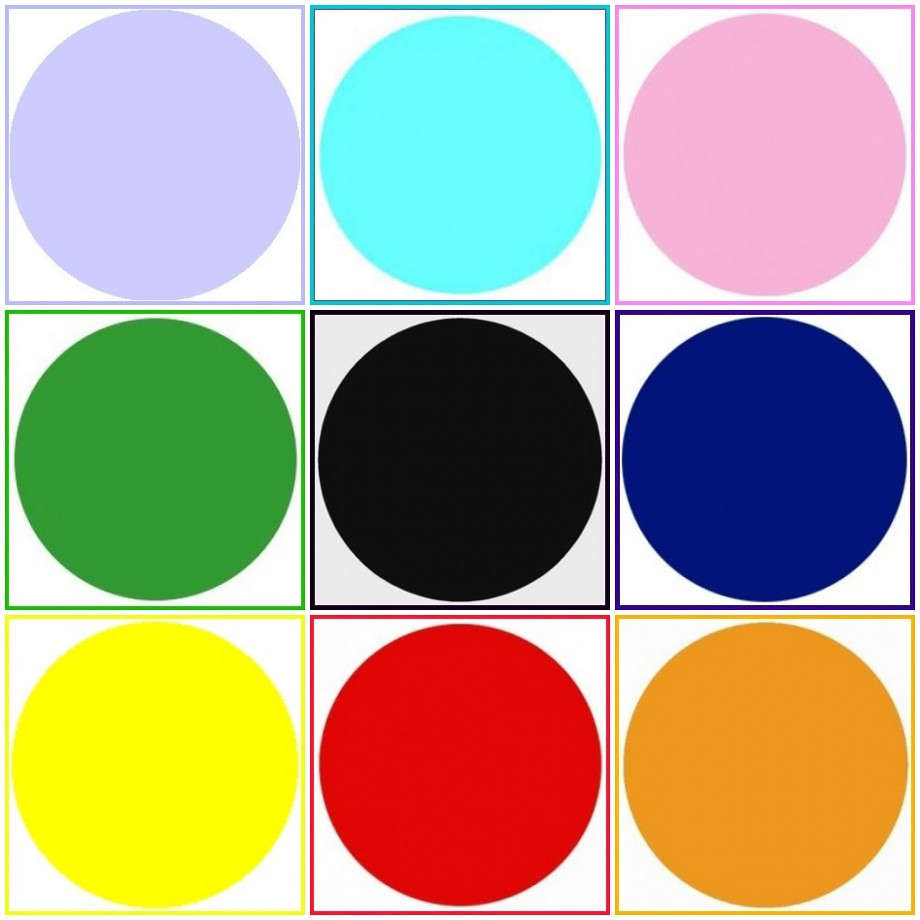
#> input picture images/circles.jpg, 920 x 920 px
$ python houghcircle.py
#> lines starting #> are read from the running program, lines starting #| are printed output that depends on the picture; after the words box and inside, x2 and y2 are one past the last pixel; in counts of white or black regions, pixels touching at a corner belong together
import numpy as np
import cv2 as cv

# read in image "circles.jpg" and convert to grayscale
cimg = cv.imread('../../images/circles.jpg')
#> cimg is the input picture: shape (920, 920, 3); mean B, G, R 144.2, 167.4, 175.1
img = cv.cvtColor(cimg, cv.COLOR_BGR2GRAY)
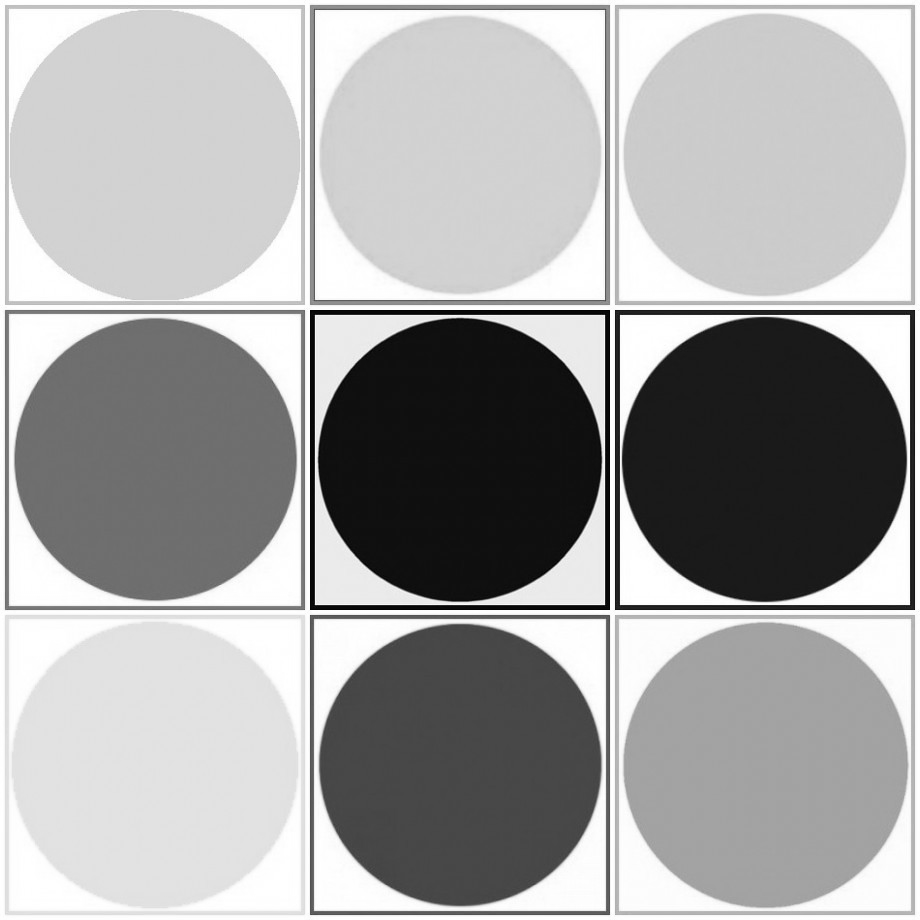
#> img: shape (920, 920); min 0, max 255, mean 167.2
img = cv.medianBlur(img, 5)

# find circles using Hough Transform. Radius and separation values found
# through trial and error
circles = cv.HoughCircles(img, cv.HOUGH_GRADIENT, 1, 200, param1=50, param2=30,
                          minRadius=100, maxRadius=200)
#> circles = [[459.5, 459.5, 141.9], [765.5, 764.5, 142.9], [154.5, 154.5, 146.2], [154.5, 764.5, 142.9], [763.5, 458.5, 142.1], [460.5, 764.5, 140.8], [763.5, 154.5, 141.2], [459.5, 154.5, 139.8], [153.5, 459.5, 139.8]]
circles = np.uint16(np.around(circles))
#> circles = [[460, 460, 142], [766, 764, 143], [154, 154, 146], [154, 764, 143], [764, 458, 142], [460, 764, 141], [764, 154, 141], [460, 154, 140], [154, 460, 140]]

# iterate though list of circles and put a green circle around them and a red
# dot at the center
for i in circles[0, :]:
    cv.circle(cimg, (i[0], i[1]), i[2], (0, 255, 0), 2)
    cv.circle(cimg, (i[0], i[1]), 2, (0, 0, 255), 3)

    # colors being weird
    b = cimg[int(i[0]), int(i[1]), 0]
    g = cimg[int(i[0]), int(i[1]), 1]
    r = cimg[int(i[0]), int(i[1]), 2]

    # print shit
    print('Center: (%d,%d)' % (i[0], i[1]))
    print('Radius: %d' % i[2])
    print('Color (RGB): (%d,%d,%d)' % (r, g, b))
#> this loop made 9 passes
#> (i, b, g, r) on passes 1 to 9: ([460, 460, 142], 0, 0, 255), ([766, 764, 143], 0, 0, 255), ([154, 154, 146], 0, 0, 255), ([154, 764, 143], 215, 178, 246), ([764, 458, 142], 6, 7, 225), ([460, 764, 141], 0, 0, 255), ([764, 154, 141], 0, 0, 255), ([460, 154, 140], 51, 153, 51), ([154, 460, 140], 0, 0, 255)
#> (printed output is left out)
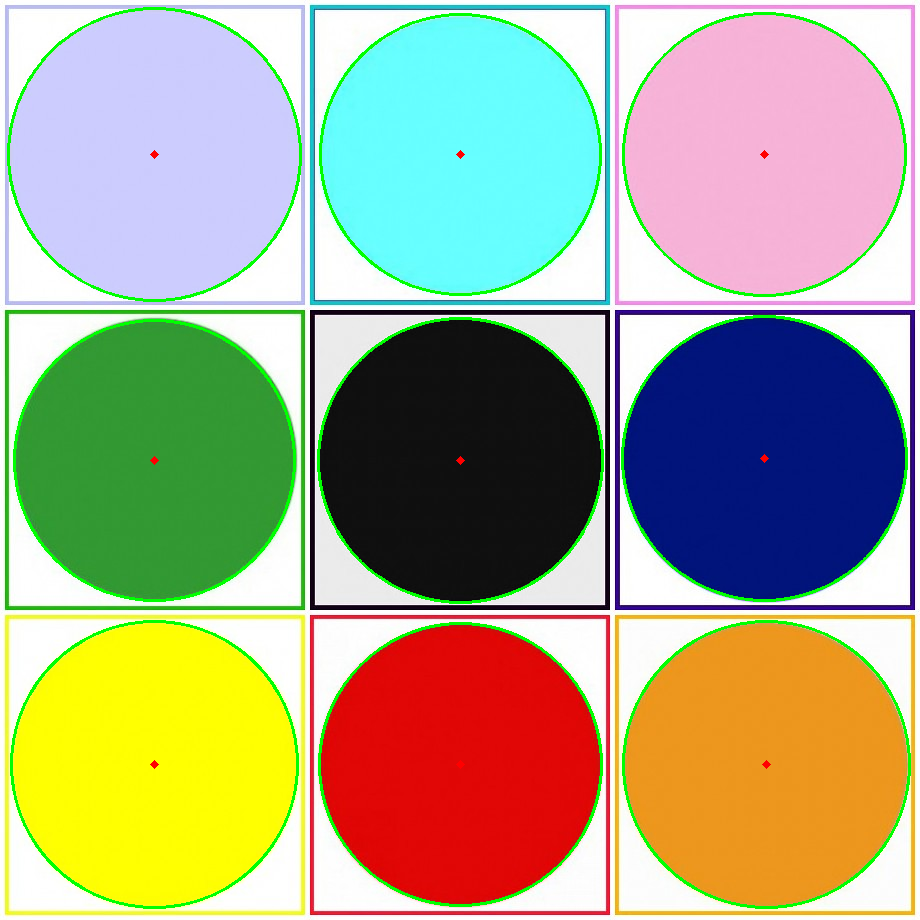
#> cimg: shape (920, 920, 3); 2.87% of pixels changed, all inside (x1, y1, x2, y2) = (7, 7, 911, 909)

# show image until any key is pressed
cv.imshow('detected circles', cimg)
cv.waitKey(0)
cv.destroyAllWindows()
